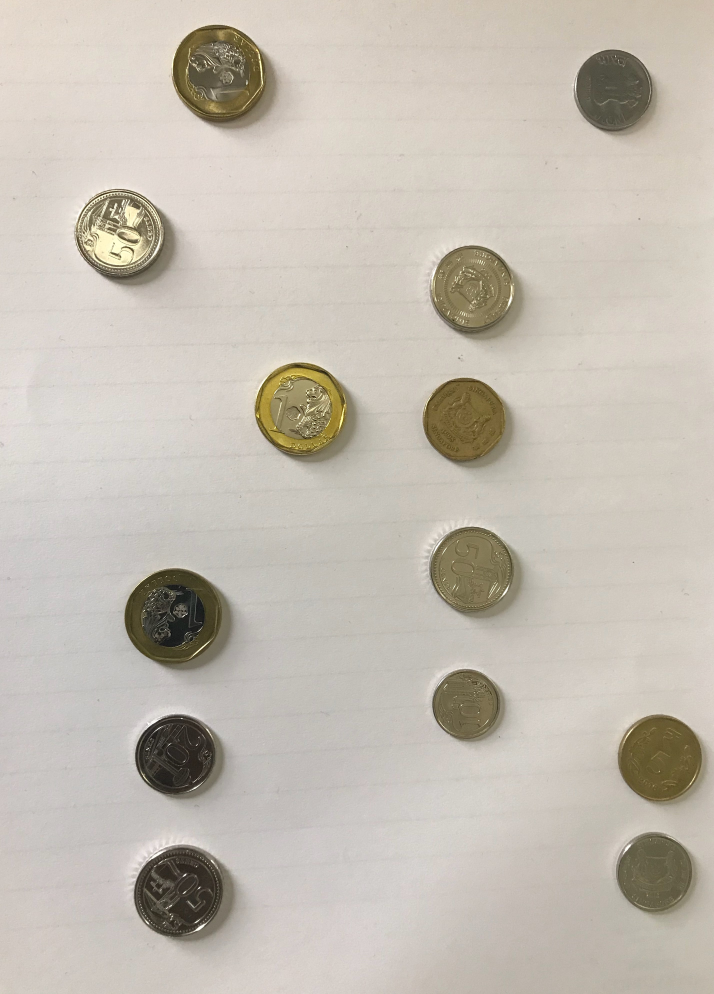
#> input picture coindetection/coin.jpg, 2856 x 3976 px (shown at 1/4 size)
$ python coindetect2.py
#> lines starting #> are read from the running program, lines starting #| are printed output that depends on the picture; after the words box and inside, x2 and y2 are one past the last pixel; in counts of white or black regions, pixels touching at a corner belong together
import cv2
import numpy as np

c = cv2.imread('coin.jpg',0)
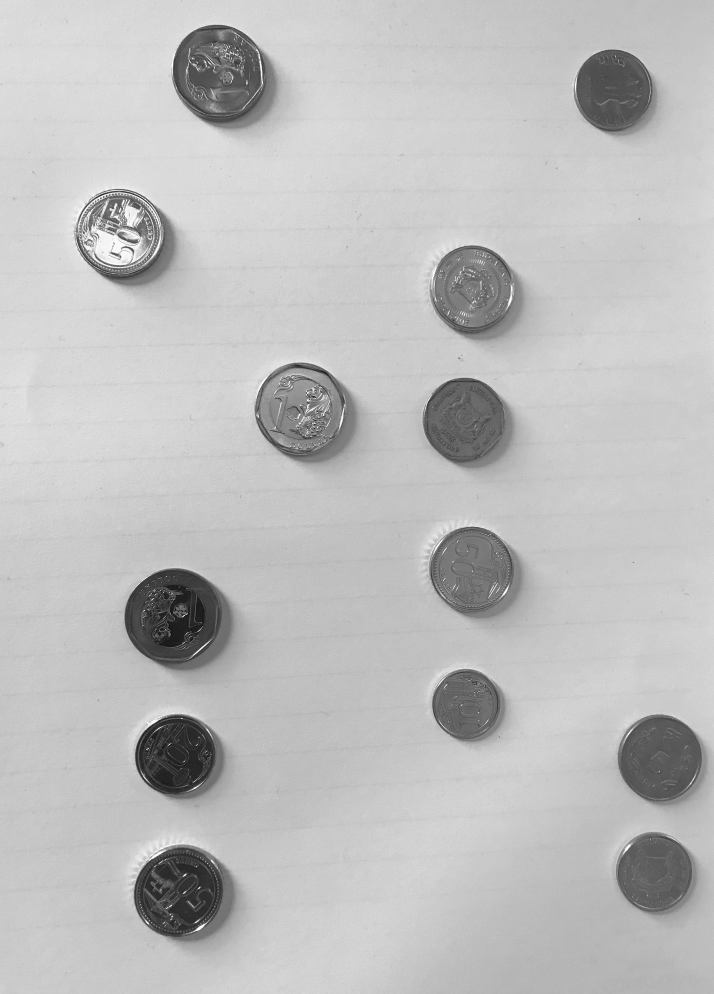
#> c: shape (3976, 2856) (shown at 1/4 size); min 0, max 255, mean 189.7
cv2.imshow('coin',c)
cv2.waitKey(0)
cv2.destroyAllWindows()
c = cv2.resize(c,(int(len(c[0])/5),int(len(c)/5)),interpolation = cv2.INTER_AREA)
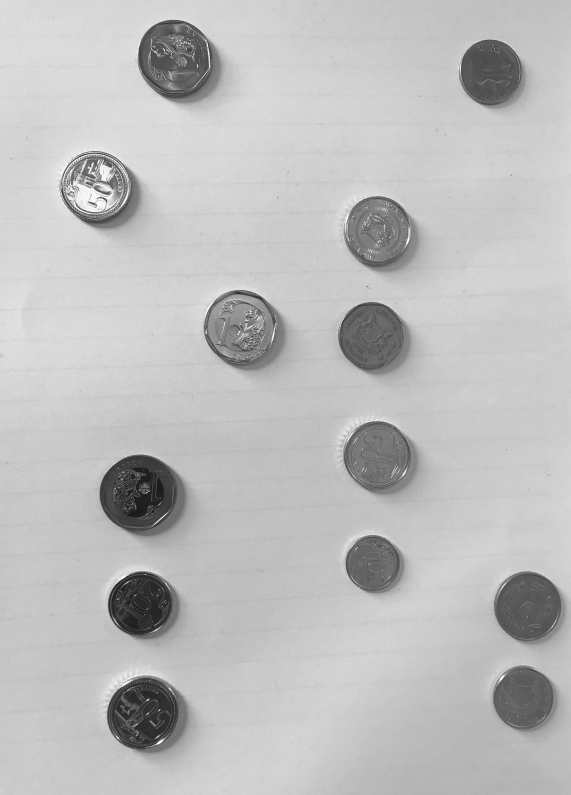
#> c: shape (795, 571); min 19, max 254, mean 189.7
cv2.imshow('coin',c)
cv2.waitKey(0)
cv2.destroyAllWindows()

ker1 = np.ones((3,3))/9
b= cv2.filter2D(c,-1,ker1)

b= cv2.Canny(b,50,150)
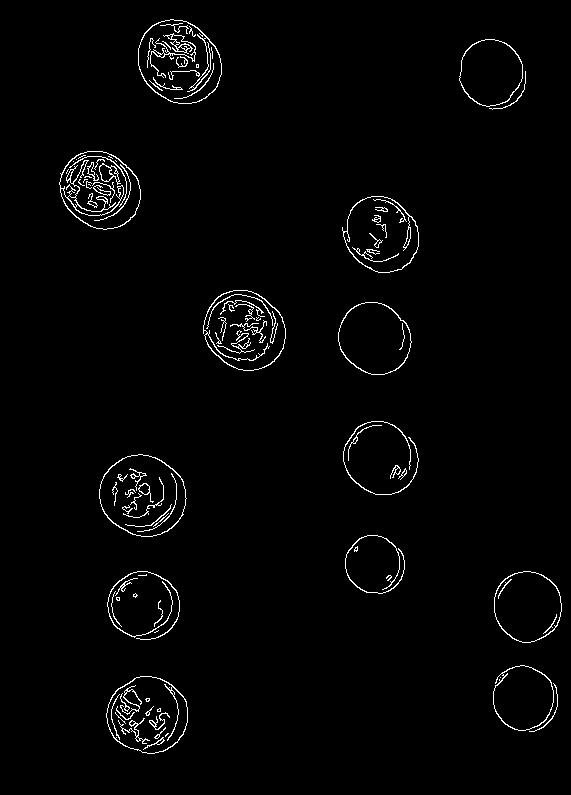
#> b: shape (795, 571); 1.9% white in thin lines or dots, all inside (x1, y1, x2, y2) = (59, 19, 562, 754)
kernel = np.ones((3,3),np.uint8)
opening = cv2.morphologyEx(b, cv2.MORPH_CLOSE, kernel)
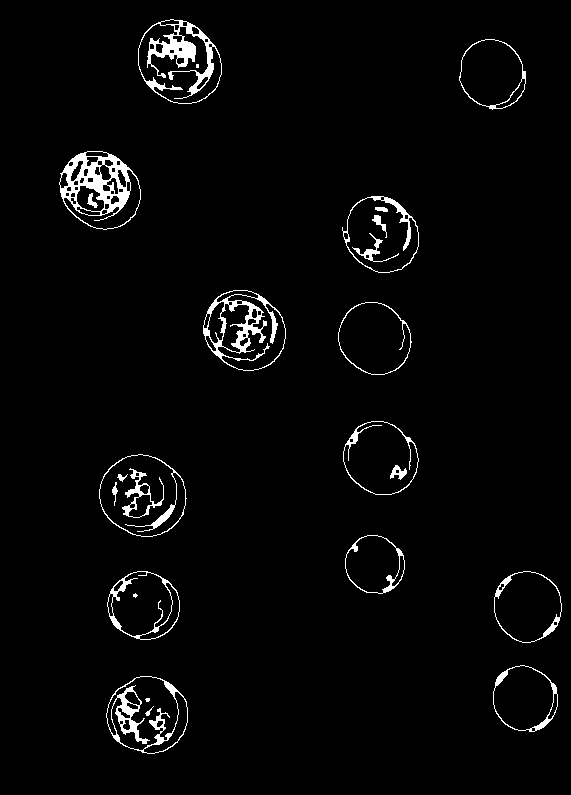
#> opening: shape (795, 571); 2.8% white; 25 white regions (3 under 20 px), largest, box (x1, y1, x2, y2) and area: (59, 151, 141, 230) 2248, (138, 19, 222, 104) 1974, (203, 290, 286, 371) 1701
opening = cv2.morphologyEx(opening, cv2.MORPH_CLOSE, kernel)
opening  = cv2.dilate(opening,kernel,iterations = 3)
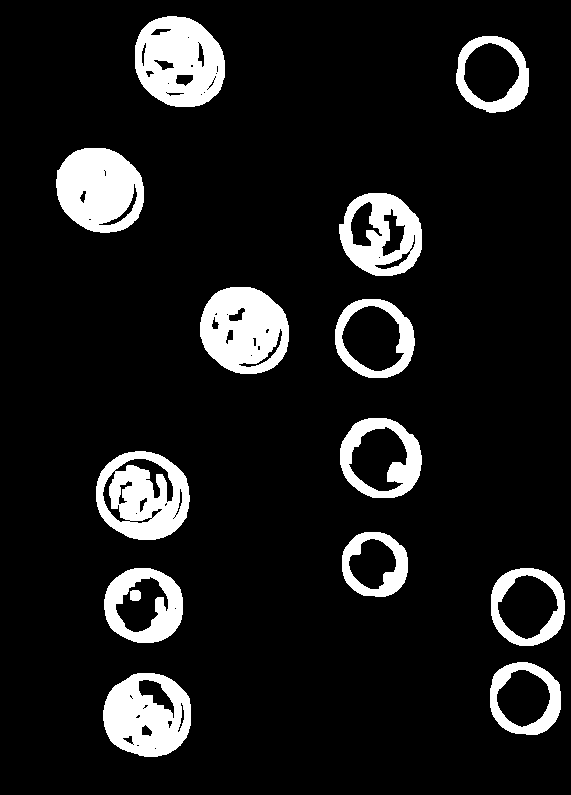
#> opening: shape (795, 571); 10.7% white; 14 white regions, largest, box (x1, y1, x2, y2) and area: (135, 16, 225, 107) 6031, (200, 287, 289, 374) 5763, (56, 148, 144, 233) 5690
cv2.imshow('Opening', opening)
cv2.waitKey(0)
cv2.destroyAllWindows()

circles = cv2.HoughCircles(opening, cv2.HOUGH_GRADIENT,1,20,
                            param1=50,param2=30,minRadius=0,maxRadius=0)
#> circles = 21 rows, first 8: [141.5, 604.5, 37.7], [146.5, 714.5, 44.4], [526.5, 606.5, 39.1], [103.5, 183.5, 48.3], [240.5, 327.5, 41.1], [373.5, 563.5, 32.4], [384.5, 229.5, 45.6], [373.5, 335.5, 39.4]
#circles = cv2.HoughCircles(gray, cv.CV_HOUGH_GRADIENT, 1, 10)

circles = np.uint16(np.around(circles))
#> circles = 21 rows, first 8: [142, 604, 38], [146, 714, 44], [526, 606, 39], [104, 184, 48], [240, 328, 41], [374, 564, 32], [384, 230, 46], [374, 336, 39]
c1 = c.copy()
p=[]
for i in circles[0,:]:
    if(i[2]>30 and i[2]<60):
        p.append((i[0], i[1]))
        cv2.circle(c1,(i[0], i[1]), i[2], (255, 0, 0), 2)
        cv2.circle(c1, (i[0], i[1]), 2, (0, 255, 0), 5)
#> this loop made 21 passes
#> i on passes 1 to 12: [142, 604, 38], [146, 714, 44], [526, 606, 39], [104, 184, 48], [240, 328, 41], [374, 564, 32], [384, 230, 46], [374, 336, 39], [140, 494, 44], [182, 64, 42], [492, 74, 37], [524, 698, 37]
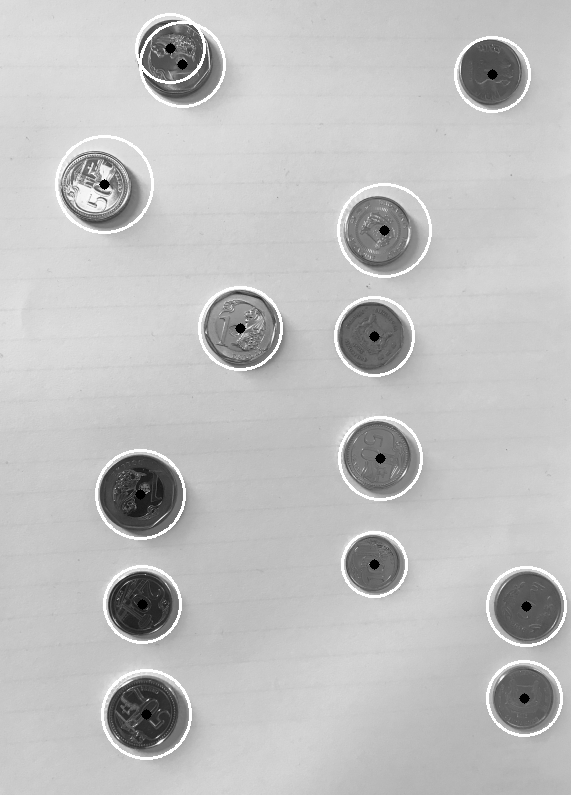
#> c1: shape (795, 571); 2.56% of pixels changed, all inside (x1, y1, x2, y2) = (55, 13, 567, 760)
#> after the loop, p = [(142, 604), (146, 714), (526, 606), (104, 184), (240, 328), (374, 564), (384, 230), (374, 336), (140, 494), (182, 64), (492, 74), (524, 698), (380, 458), (170, 48)]

cv2.imshow('detected circles', c1)
cv2.waitKey(0)
cv2.destroyAllWindows()

p

width  = len(c[0])
#> width = 571
height = len(c)
#> height = 795
print(width,height)
#| 571 795
i = 0
c2 = c.copy()
while i<width:
    initial = height
    final = 0
    n = 0
    for j in range(len(p)):
        if(abs(p[j][0]-i)<30):
            if(initial>p[j][1]):
                initial=p[j][1]
            if(final<j):
                final = p[j][1]
            n+=1
    if(n>1):
        cv2.line(c2,(i+30,initial),(i+30,final),(255,0,0),thickness=2)
        i+=80
    else:
        i+=1
#> this loop made 259 passes
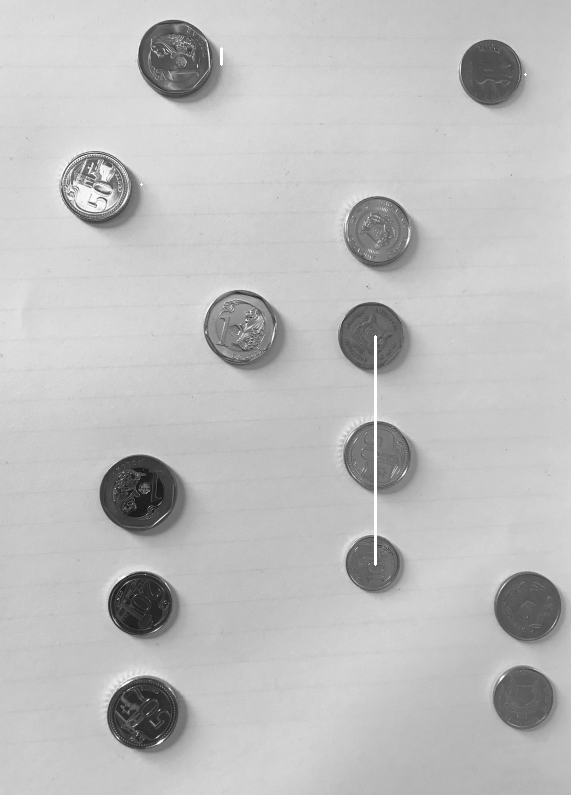
#> c2: shape (795, 571); 0.17% of pixels changed, all inside (x1, y1, x2, y2) = (140, 47, 527, 566)
#> after the loop, i = 575
cv2.imshow('final', c2)
cv2.imwrite('result.jpg',c2)
cv2.waitKey(0)
cv2.destroyAllWindows()
